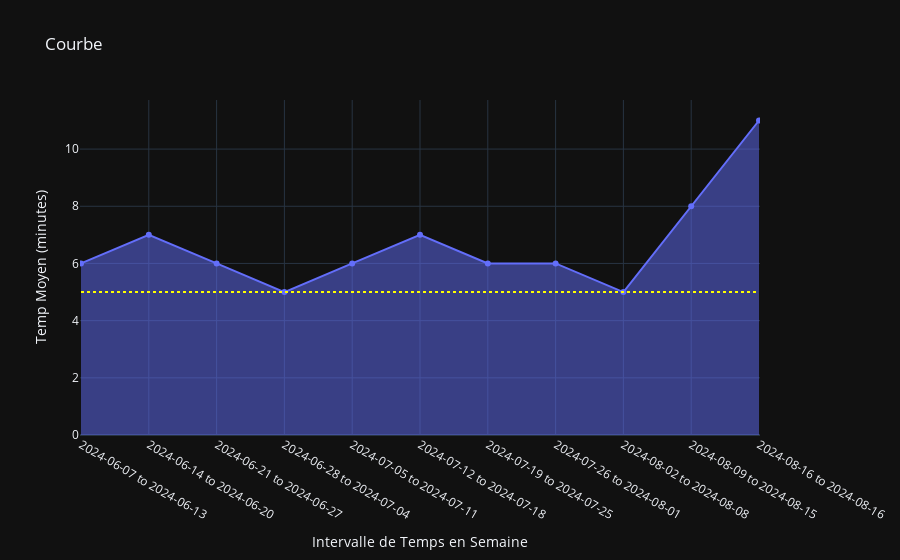

Notebook code cell kept with this figure:
### Code cell
area_graph(df,concern='NomAgence',time='TempOperation',date_to_bin='Date_Fin',seuil=5,title='Courbe')

### Figure 1 — Plotly figure (JSON) as saved in the notebook; plotly's stock layout.template omitted (floating-point values rounded to 4 significant figures)
{"data": [{"fill": "tozeroy", "mode": "lines+markers", "name": "Agence Principale", "type": "scatter", "x": ["2024-06-07 to 2024-06-13", "2024-06-14 to 2024-06-20", "2024-06-21 to 2024-06-27", "2024-06-28 to 2024-07-04", "2024-07-05 to 2024-07-11", "2024-07-12 to 2024-07-18", "2024-07-19 to 2024-07-25", "2024-07-26 to 2024-08-01", "2024-08-02 to 2024-08-08", "2024-08-09 to 2024-08-15", "2024-08-16 to 2024-08-16"], "y": [6, 7, 6, 5, 6, 7, 6, 6, 5, 8, 11]}], "layout": {"legend": {"title": {"text": "NomAgence"}}, "shapes": [{"line": {"color": "yellow", "dash": "dot", "width": 2}, "type": "line", "x0": "2024-06-07 to 2024-06-13", "x1": "2024-08-16 to 2024-08-16", "y0": 5, "y1": 5}], "title": {"text": "Courbe"}, "xaxis": {"title": {"text": "Intervalle de Temps en Semaine"}}, "yaxis": {"title": {"text": "Temp Moyen (minutes)"}}}}
